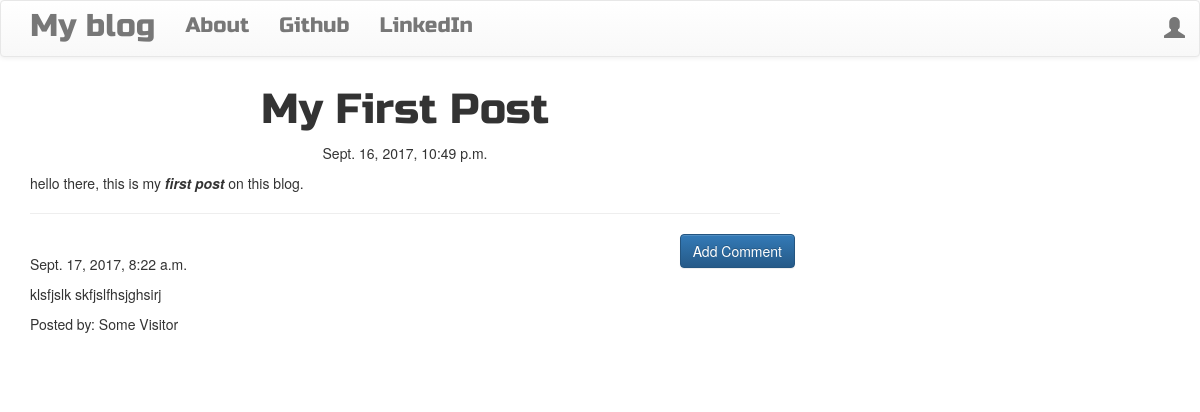
/post/1, run on the app's committed database.
### blog/models.py (models this page shows, shortened)
class CommonField(models.Model):
    text = models.TextField()
    created_date = models.DateTimeField(default=timezone.now)
    class Meta:
        abstract = True

class Post(CommonField):
    author = models.ForeignKey('auth.User')
    title = models.CharField(max_length=200)
    published_date = models.DateTimeField(blank=True, null=True)

class Comment(CommonField):
    post = models.ForeignKey('blog.Post', related_name='comments')
    author = models.CharField(max_length=200)
    approved_comment = models.BooleanField(default=False)

### blog/views.py (the view)
# urls.py: url(r'^post/(?P<pk>\d+)$', views.PostDetailView.as_view(), name='post_detail'),
class PostDetailView(DetailView):
    model = Post

### blog/templates/blog/post_detail.html (shortened to what this page needs)
{% extends 'blog/base.html' %}
{% block content %}
  <h1 class="posttitle loader">{{post.title|title}}</h1>
  {% if post.published_date %}
    <div class="date postdate">
      {{post.published_date}}
    </div>
  {% else %}
    <a class="btn btn-default" href="{% url 'post_publish' pk=post.pk %}">Publish</a>
  {% endif %}
  <p class="postcontent">{{post.text|safe|linebreaksbr}}</p>
  <hr>
  <a class="btn btn-primary btn-comment" href="{% url 'add_comment_to_post' pk=post.pk %}">Add Comment</a>
  {% for comment in  post.comments.all %}
    <br>
    {% if user.is_authenticated or comment.approved_comment %}
      {{ comment.created_date }}
      <p>{{comment.text|safe|linebreaks}}</p>
      <p>Posted by: {{comment.author|title}}</p>
    {% endif %}
    {% empty %}
      <p>No Comments!</p>
  {% endfor %}
{% endblock %}

### blog/static/css/blog.css (style rules this page uses)
.postdate { text-align: center; }
.posttitle { font-family: 'Russo One', sans-serif; font-size: 3em; text-align: center; }
.postcontent { font-family: 'Montserrat'; font-size: 1.5em; }
.btn-comment { position: absolute; right: 0px; }
.loader { filter:hue-rotate(0deg); color: linear-gradient(45deg,#0f8,#08f); animation:hue 5000ms infinite linear; }

### data on the page
Post: title "My First Post", published_date "Sept. 16, 2017, 10:49 p.m.", text "hello there, this is my first post on this blog."
Comment: created_date "Sept. 17, 2017, 8:22 a.m.", text "klsfjslk skfjslfhsjghsirj", author "Some Visitor"
